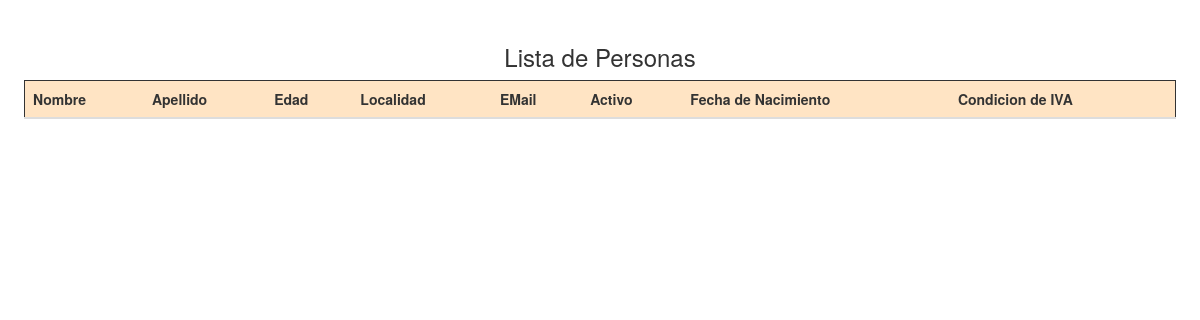
The app's page /personas, older data.
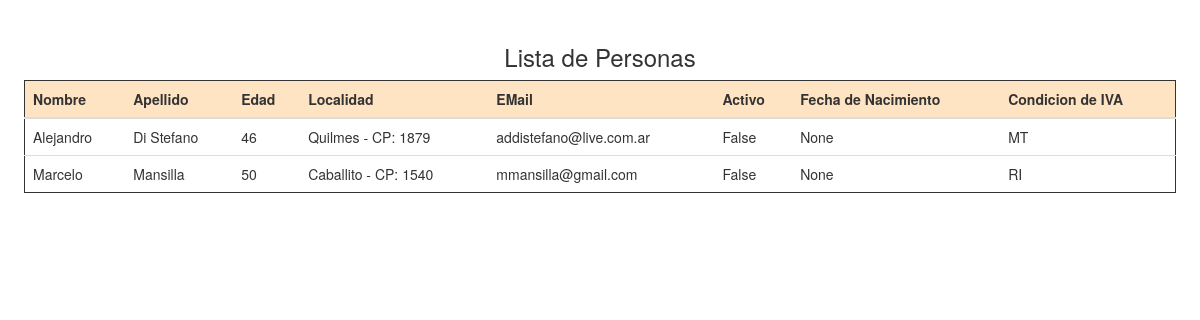
The same page, newer data.
### titulos/models.py (models this page shows, shortened)
class Persona(models.Model):
    nombre = models.CharField("Nombre/s", max_length=150)
    apellido = models.CharField(max_length=150)
    edad = models.IntegerField(null=True, blank=True)
    localidad = models.ForeignKey(Localidad, on_delete=models.PROTECT, null=True, blank=True)
    email = models.EmailField(null=True, blank=True)
    activo = models.BooleanField(default=True)
    fecha_nacimiento = models.DateTimeField("Fecha de Nacimiento", null=True, blank=True)
    tipo_iva = models.CharField("Tipo de IVA", max_length=2, choices=TIPO_IVA_CHOICE, default="CF")

class Localidad(models.Model):
    nombre = models.CharField("Nombre de la Localidad: ", max_length=50)
    cp = models.CharField("Código Postal: ", max_length=10)
    provincia = models.CharField("Provincia: ", max_length=50)
    def __str__(self):
        return "%s - CP: %s" % (self.nombre, self.cp)

### titulos/views.py (the view)
# urls.py: path('personas', views.personas, name='personas'),
def personas(request, template_name="titulos/personas.html"):
    lista_personas = Persona.objects.all()
    dato = {"personas": lista_personas}
    return render(request, template_name, dato)

### templates/titulos/personas.html (shortened to what this page needs)
<!DOCTYPE html>
{% load static %}
<html lang="es">
<head>
    <link rel="stylesheet" type="text/css" href="{% static 'css/bootstrap.css' %}">
    <link rel="stylesheet" type="text/css" href="{% static 'css/styles.css' %}">
    <link href="{% static 'css/jquery-ui.css' %}" rel="stylesheet">
</head>
<body>
    <div class="tabla">
        <h3>Lista de Personas</h3>
        <table class="table">
            <thead>
                <tr>
                    <th>Nombre</th>
                    <th>Apellido</th>
                    <th>Edad</th>
                    <th>Localidad</th>
                    <th>EMail</th>
                    <th>Activo</th>
                    <th>Fecha de Nacimiento</th>
                    <th>Condicion de IVA</th>
                </tr>
            </thead>
            {% for persona in personas %}
            <tr>
                <td> {{persona.nombre}} </td>
                <td> {{persona.apellido}} </td>
                <td> {{persona.edad}} </td>
                <td> {{persona.localidad}} </td>
                <td> {{persona.email}} </td>
                <td> {{persona.activo}} </td>
                <td> {{persona.fecha_nacimiento}} </td>
                <td> {{persona.tipo_iva}} </td>
            </tr>
            {% endfor %}
        </table>
    </div>
</body>
</html>

### static/css/styles.css (style rules this page uses)
.botones, .carga_p, .tabla { display: flex; flex-direction: column; align-items: center; padding: 2%; }
.tabla table { border: 1px solid; }
.tabla thead { background-color: bisque; }

Row changes from the older to the newer data that the page shows:
added Persona: nombre "Alejandro", apellido "Di Stefano", edad "46", localidad "Quilmes - CP: 1879", email "addistefano@live.com.ar", activo "False", fecha_nacimiento "None", tipo_iva "MT"
added Persona: nombre "Marcelo", apellido "Mansilla", edad "50", localidad "Caballito - CP: 1540", email "mmansilla@gmail.com", activo "False", fecha_nacimiento "None", tipo_iva "RI"
